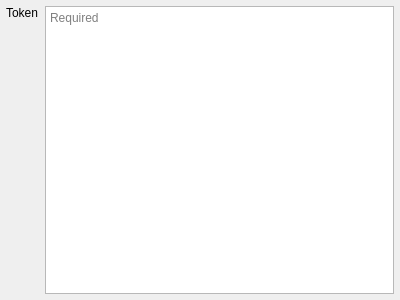
<?xml version="1.0" encoding="UTF-8"?>
<ui version="4.0">
 <class>QgsAuthEsriTokenEdit</class>
 <widget class="QWidget" name="QgsAuthEsriTokenEdit">
  <property name="geometry">
   <rect>
    <x>0</x>
    <y>0</y>
    <width>400</width>
    <height>300</height>
   </rect>
  </property>
  <layout class="QGridLayout" name="gridLayout">
   <property name="leftMargin">
    <number>6</number>
   </property>
   <property name="topMargin">
    <number>6</number>
   </property>
   <property name="rightMargin">
    <number>6</number>
   </property>
   <property name="bottomMargin">
    <number>6</number>
   </property>
   <item row="1" column="0">
    <widget class="QLabel" name="lblToken">
     <property name="text">
      <string>Token</string>
     </property>
    </widget>
   </item>
   <item row="2" column="0">
    <spacer name="verticalSpacer_2">
     <property name="orientation">
      <enum>Qt::Vertical</enum>
     </property>
     <property name="sizeHint" stdset="0">
      <size>
       <width>20</width>
       <height>173</height>
      </size>
     </property>
    </spacer>
   </item>
   <item row="1" column="1" rowspan="2">
    <widget class="QPlainTextEdit" name="mTokenEdit">
     <property name="placeholderText">
      <string>Required</string>
     </property>
    </widget>
   </item>
  </layout>
 </widget>
 <resources/>
 <connections/>
</ui>
